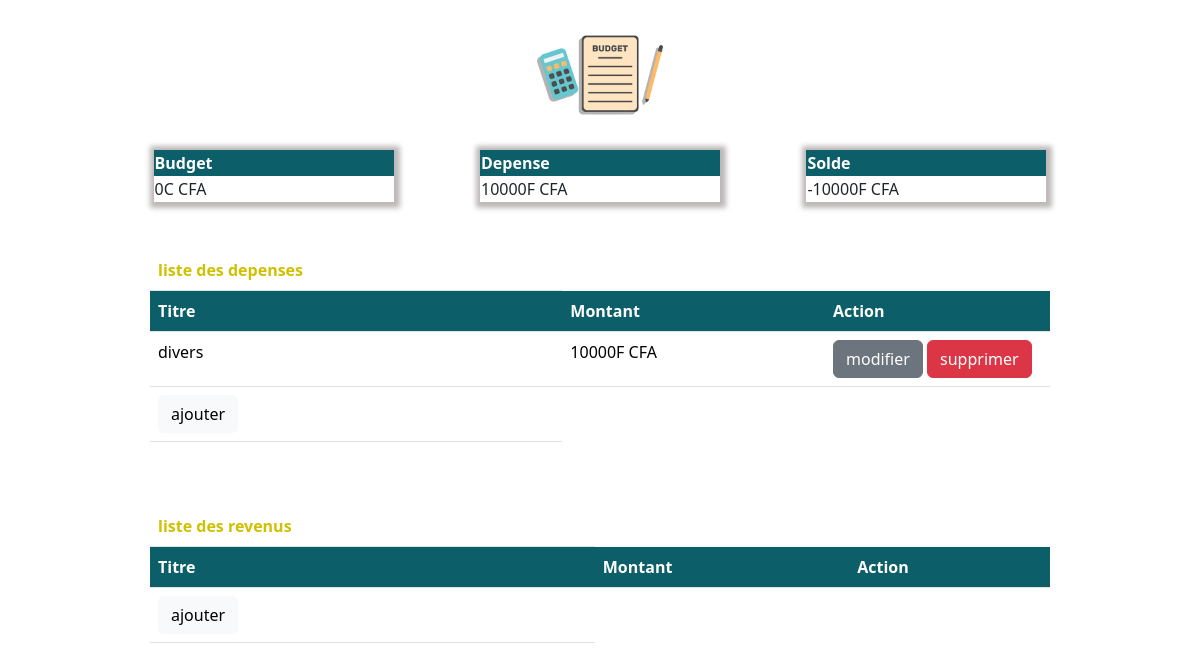
Before: / with the older database file.
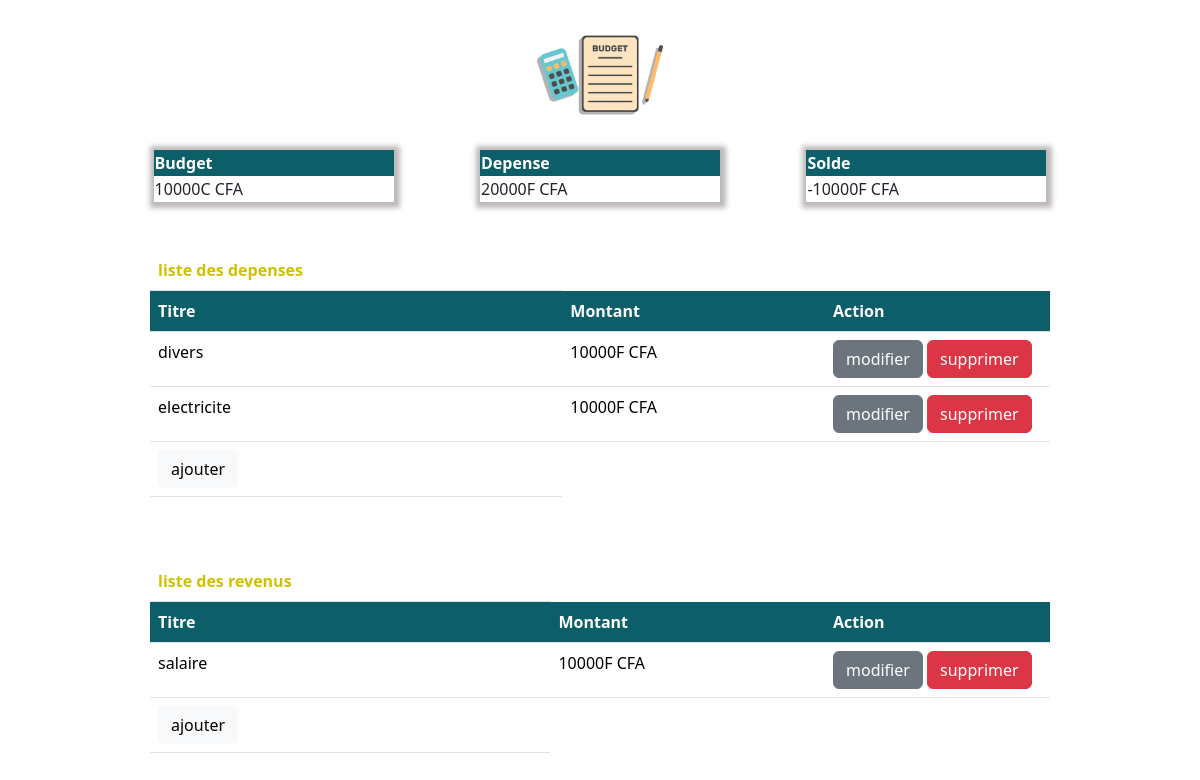
After: the same page with the newer database file.
### tables this page shows
CREATE TABLE depense(
    id INTEGER PRIMARY KEY AUTOINCREMENT,
    titre TEXT NOT NULL, 
    montant TEXT  NOT NULL
    );

CREATE TABLE revenu(
    id INTEGER PRIMARY KEY AUTOINCREMENT,
    titre TEXT NOT NULL, 
    montant TEXT  NOT NULL
    );

### app.py (the view)
@app.route("/")
def index():
    cursor=get_db_connection()
    depense=0
    depenseDetails=cursor.execute("SELECT * FROM depense").fetchall()
    for depenses in depenseDetails:
        depense+=int(depenses[2])
    revenu=0
    revenuDetails=cursor.execute("SELECT * FROM revenu").fetchall()
    for revenus in revenuDetails:
        revenu+=int(revenus[2])
    solde= revenu -depense
    return render_template("index.html", depenseDetails=depenseDetails, revenuDetails=revenuDetails, revenu=revenu, depense=depense, solde=solde)

### app.py (called while the page is built)
def get_db_connection():
    conn = sqlite3.connect('database.db')
    conn.row_factory = sqlite3.Row
    return conn

### templates/index.html (shortened to what this page needs)
<!DOCTYPE html>
<html lang="en">
<head>
    <link rel="stylesheet" href="{{url_for('static', filename='/dist/css/bootstrap.css')}}">
    <link rel="stylesheet" href="{{url_for('static',filename='/css/style.css')}}">
</head>
<body >
    {%include("partials/_logo.html")%}
<div class="gap">
    <table  class="tableau">
        <thead>
            <tr >
                <th class="vert"  >Budget</th>
            </tr>
        </thead>
        <tbody >
            <tr >
                <td >{{revenu}}C CFA </td>
            </tr>
        </tbody>
    </table>
    <table  class="tableau">
        <thead>
            <tr>
                <th class="vert" >Depense</th>
            </tr>
        </thead>
        <tbody>
            <tr>
                <td>{{depense}}F CFA </td>
            </tr>
        </tbody>
    </table>
    <table  class="tableau">
        <thead >
            <tr>
                <th class="vert" >Solde</th>
            </tr>
        </thead>
        <tbody>
            <tr>
                <td> {{solde}}F CFA</td>
            </tr>
        </tbody>
    </table>
</div>
<div class="d-flex justify-content-center mt-5" >
    <table class="table  w-75 ">
        <thead>
            <tr><th class="jaune">liste des depenses</th></tr>
            <tr >
                <th class="vert" >Titre</th>
                <th class="vert" >Montant</th>
                <th class="vert" >Action</th>
            </tr>
        </thead>
        <tbody>
        {%    for depense in depenseDetails%}
            <tr>
            <td>{{depense[1]}}</td>
            <td>{{depense[2]}}F CFA</td>
                <td class="col-3">
                <a class="btn btn-secondary" href="/updateDepense/{{depense[0]}}">modifier</a>
                <a class="btn btn-danger" href="/deleteDepense/{{depense[0]}}">supprimer</a>
                </td>
            </tr>
            {% endfor%}
            <tr>
                <td><a class="btn btn-light" href="{{url_for('depense')}}">ajouter</a></td>
            </tr>
        </tbody>
    </table>
</div>
<div class="d-flex justify-content-center mt-5">
    <table class="table  w-75 ">
        <thead>
            <tr><th class="jaune">liste des revenus</th></tr>
            <tr >
                <th class="vert" >Titre</th>
                <th class="vert" >Montant</th>
                <th class="vert"  >Action</th>
            </tr>
        </thead>
        <tbody>
            {% for revenu in revenuDetails%}
            <tr>
            <td>{{revenu[1]}}</td>
                <td>{{revenu[2]}}F CFA</td>
                <td class="col-3" >
                <a class="btn btn-secondary" href="/updateRevenu/{{revenu[0]}}">modifier</a>
                <a class="btn btn-danger" href="/deleteRevenu/{{revenu[0]}}">supprimer</a>
                </td>
            </tr>
            <tr>
            {% endfor%}
                <td><a class="btn btn-light" href="/revenu">ajouter</a></td>
            </tr>
        </tbody>
    </table>
</div>
</body>
</html>

### templates/partials/_logo.html
    {% block content%}
    <div class="form">
        <img  src="{{url_for('static', filename='logo.png')}}" alt="" width="150px">
    </div>
    {% endblock %}

### static/css/style.css (style rules this page uses)
.vert { background-color: #0C5E69 !important; color:white !important; }
.jaune { color:#D1C000 !important; text-wrap:nowrap !important; }
.tableau { width: 25%; box-shadow: 1px 1px 5px 5px rgb(190, 185, 185); }
.gap { display: flex; gap: 9%; margin-left: 10%; margin-right: 10%; justify-content: center; }
.form { display: flex; justify-content: center; }

Changed rows visible on the page:
added depense: titre "electricite", montant "10000"
added revenu: titre "salaire", montant "10000"
Other visible differences:
{{ revenu }}: "0" → "10000"
{{ depense }}: "10000" → "20000"
